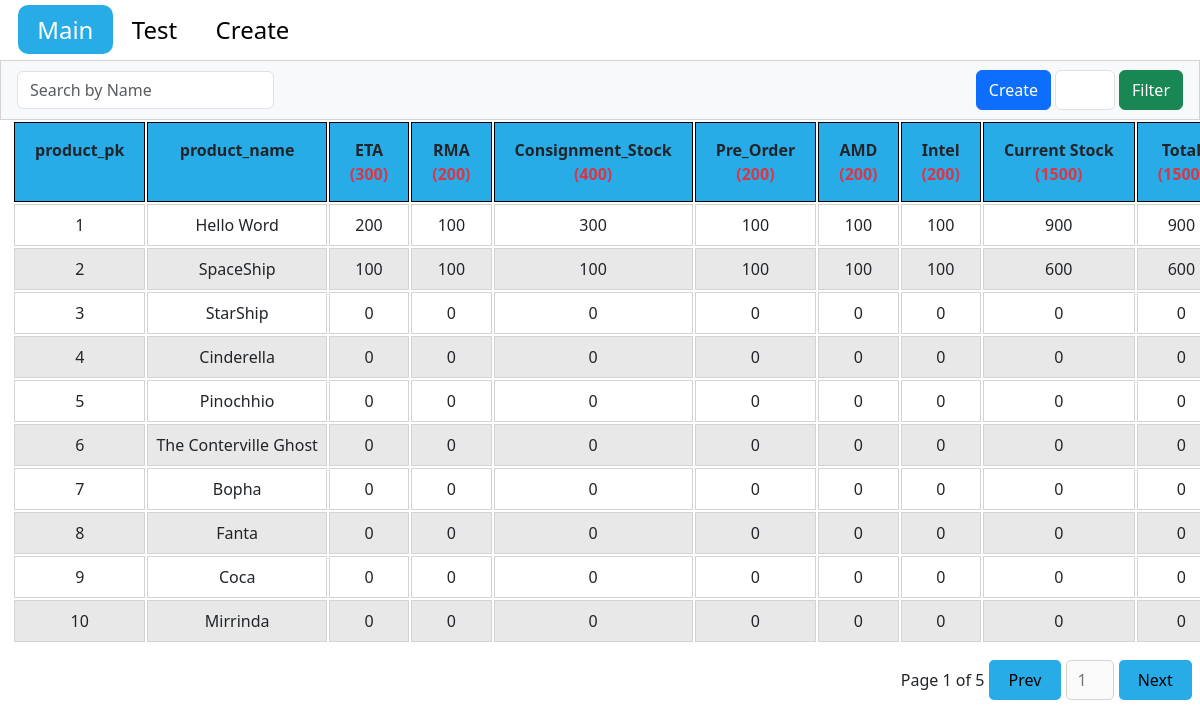
The app's page /pages/main.php (signed in) with its own data.
### tables this page shows
CREATE TABLE `tblproduct_transaction` (
  `product_pk` int(11) NOT NULL AUTO_INCREMENT,
  `product_name` varchar(150) DEFAULT '',
  `product_status` int(11) DEFAULT '1' COMMENT '1=Active, 0=InActive',
  `ETA` int(11) DEFAULT '0',
  `RMA` int(11) DEFAULT '0',
  `Consignment_Stock` int(11) DEFAULT '0',
  `Pre_Order` int(11) DEFAULT '0',
  `AMD` int(11) DEFAULT '0',
  `Intel` int(11) DEFAULT '0',
  PRIMARY KEY (`product_pk`)
);

### pages/main.php (the view, shortened to what this page needs)
<!DOCTYPE html>
<html lang="en">
<head>
  <link rel="stylesheet" href="../css/bootstrap.min.css">
  <link rel="stylesheet" href="../css/main.css">
  <link rel="stylesheet" href="../css/style.css">
  <link rel="stylesheet" href="https://cdnjs.cloudflare.com/ajax/libs/font-awesome/6.5.1/css/all.min.css"
 />
</head>
<body>
<div class="contain-fluid">
<nav class="sticky-top top-0" style="background-color:white; z-index:999;">
      <ul>
        <li>
          <a class="active" href="#">Main</a>
        </li>
        <li>
          <a href="test.php">Test</a>
        </li>
        <li>
          <a href="create-user.php">Create</a>
        </li>
      </ul>
    </nav>
      <div class="main-header px-3 sticky-top bg-light" style='top:60px;'>
        <form class="d-flex" id="searchForm">
          <input class="form-control me-1 w-100" type="search" id="searchInput" placeholder="Search by Name" aria-label="Search">
        </form>
        <div class="form-inline d-flex flex-row gap-1">
          <button type="button" class="btn btn-primary" onclick="$('#addModal').modal('show')">Create</button>
          <input type="number" id="row" style="width:60px; height: 40px;" class="form-control"/>
          <button type="button" class="btn btn-success" id="filter">Filter</button>
        </div>
      </div>
      <section>
  <div class="tables container-fluid tbl-container d-flex flex-column justify-content-center align-content-center">
    <div class="row tbl-fixed">
      <table class="table-striped table-condensed" style="width:1920px !important;" id="myTable">
          <thead>
        <tr>
        <?php
            include '../connection/connect.php';
            $sql = "SELECT * FROM tblproduct_transaction  INNER JOIN tblproduct_sales_months ON tblproduct_transaction.product_pk = tblproduct_sales_months.product_fk";
            $result = $conn->query($sql);
            if ($result && $result->num_rows > 0) {
                while ($row = $result->fetch_assoc()) {
                    foreach ($row as $column_name => $value) {
                        if ($column_name == 'product_status' || $column_name == 'product_fk') {
                            continue;
                        }
                        if ($column_name == 'January') {
                            echo "<th class='text-center'>Current Stock <br><span id='current_stock_sum' class='text-danger'>()</span></th>";
                            echo "<th class='text-center'>Total <br><span id='total_sum' class='text-danger'>()</span></th>";
                        }
                        if ($column_name == 'product_pk' || $column_name == 'product_name') {
                            echo "<th id='" . $column_name . "' class='text-center'>" . $column_name . "<br><span id='" . $column_name . "' style='color:#28ACE8;'>()</span></th>";
                        } else {
                            echo "<th id='" . $column_name . "' class='text-center'>" . $column_name . "<br><span id='" . $column_name . "' class='text-danger'>(<span id='" . $column_name . "_sum'></span>)</span></th>";
                        }
                    }
                    break;
                }
            }
        ?>
        </tr>
      </thead>
          <tbody>
            <?php
            include '../connection/connect.php';
            $sql = "SELECT * FROM tblproduct_transaction INNER JOIN tblproduct_sales_months ON tblproduct_transaction.product_pk = tblproduct_sales_months.product_fk";
            $result = $conn->query($sql);
            if ($result && $result->num_rows > 0) {
                while ($row = $result->fetch_assoc()) {
                    echo "<tr id='row_" . $row['product_pk'] . "'>";
                    foreach ($row as $column_name => $value) {
                        if ($column_name == 'product_status' || $column_name == 'product_fk') {
                            continue;
                        }
                        if ($column_name == 'January') {
                            echo "<td name='current_stock' class='text-center'></td>";
                            echo "<td name='total' class='text-center'></td>";
                        }
                        echo "<td class='editable' data-column='" . $column_name . "'>" . $value . "</td>";
                    }
                    echo "</tr>";
                }
            }
            ?>
          </tbody>
      </table>
    </div>
  </div>
</section>
    <div class="buttons d-flex align-content-end justify-content-end mt-3 px-2">
      <div class="page-of">Page <span id="current-page">1</span> of <span id="total-pages">1</span></div>
      <button id="prev-btn">Prev</button>
      <input type="number" placeholder="1" id="page-number" disabled>
      <button id="next-btn">Next</button>
    </div>
</div>
</body>
</html>

### css/main.css (style rules this page uses)
:root { --blue:#28ACE8; --white: #ffff; --grey: rgb(211,211,211); }
nav { width: 100%; height: 60px; }
ul { width: 100%; height: 100%; list-style-type: none; font-size: 1.5rem; display: flex; justify-content: start; align-items: center; overflow: hidden; padding: 18px; }
li a:is(:link,:active,:visited) { color: black; text-decoration: none; padding: .5rem 1.2rem; }
a:is(:link,:active,:visited).active { color: white; background-color: var(--blue); border-radius: 10px; }
.main-header { width: 100%; height: 60px; display: flex; justify-content: space-between; align-items: center; border: 1px solid var(--grey); }
.tbl-container { max-width: fit-content; max-height: fit-content; }
.table-container,.tbl-fixed { overflow-y: scroll; height: fit-content; max-height: 80vh; }
table { min-width: max-content; border-collapse: separate; }
th, td { border: 1px solid black; padding: 8px; text-align: left; }
th { background-color: #f2f2f2; }
tr:nth-child(even) { background-color: #f2f2f2; }
table th { position: sticky; top: 0; background-color: var(--blue); padding-left: 20px; padding-right: 20px; height: 80px; }
table tr td { border: 1px solid var(--grey); text-align: center; }
tr:nth-child(even) { background-color: rgba(211, 211, 211, 0.521); }
.buttons { margin-top:100; display:flex; justify-content:center; gap: 5px;; }
.buttons button { border:none; padding:0.4rem 1.2rem; background-color:var(--blue); color:black; border-radius:5px; cursor:pointer }
#page-number { border:none; text-align:center; width:3rem; border-radius:5px; border: 1px solid var(--grey); }
.buttons { height: 40px; }
.buttons .page-of { line-height: 40px; }

### css/style.css (style rules this page uses)
* { margin: 0; padding: 0; box-sizing: border-box; }
:root { --blue:#28ACE8; --white: #ffff; --grey: rgb(211,211,211); }

### records on screen
tblproduct_transaction: column_name "product_pk", column_name "product_name", column_name "ETA", column_name "RMA", column_name "Consignment_Stock", column_name "Pre_Order", column_name "AMD", column_name "Intel", product_pk "1", product_name "Hello Word", ETA "200", RMA "100", Consignment_Stock "300", Pre_Order "100", AMD "100", Intel "100"
tblproduct_transaction: product_pk "2", product_name "SpaceShip", ETA "100", RMA "100", Consignment_Stock "100", Pre_Order "100", AMD "100", Intel "100"
tblproduct_transaction: product_pk "3", product_name "StarShip", ETA "0", RMA "0", Consignment_Stock "0", Pre_Order "0", AMD "0", Intel "0"
tblproduct_transaction: product_pk "4", product_name "Cinderella", ETA "0", RMA "0", Consignment_Stock "0", Pre_Order "0", AMD "0", Intel "0"
tblproduct_transaction: product_pk "5", product_name "Pinochhio", ETA "0", RMA "0", Consignment_Stock "0", Pre_Order "0", AMD "0", Intel "0"
tblproduct_transaction: product_pk "6", product_name "The Conterville Ghost", ETA "0", RMA "0", Consignment_Stock "0", Pre_Order "0", AMD "0", Intel "0"
tblproduct_transaction: product_pk "7", product_name "Bopha", ETA "0", RMA "0", Consignment_Stock "0", Pre_Order "0", AMD "0", Intel "0"
tblproduct_transaction: product_pk "8", product_name "Fanta", ETA "0", RMA "0", Consignment_Stock "0", Pre_Order "0", AMD "0", Intel "0"
tblproduct_transaction: product_pk "9", product_name "Coca", ETA "0", RMA "0", Consignment_Stock "0", Pre_Order "0", AMD "0", Intel "0"
tblproduct_transaction: product_pk "10", product_name "Mirrinda", ETA "0", RMA "0", Consignment_Stock "0", Pre_Order "0", AMD "0", Intel "0"
